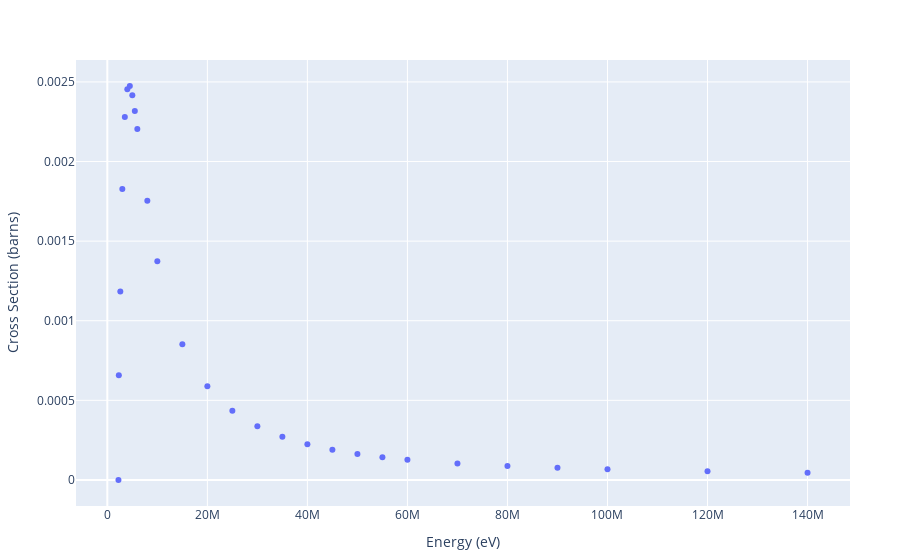

Write notebook code for a chart like this one.
### Code cell
plot_cross_sections("gamma", [1,2], "talys")
